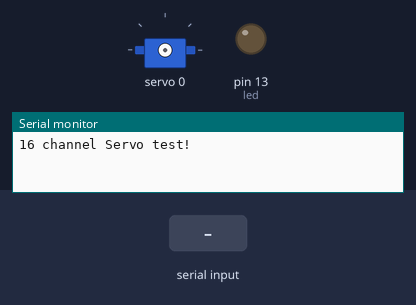
The sketch below on a simulated Arduino Uno, built with avr-gcc and run on an emulated ATmega328P. On the bench: servo, output pins drawn as LEDs (lit = HIGH), the last lines printed to the serial monitor. The inputs (shaded band) are chosen by the test bench.

Above: at 1.2 s.
1.3 s: "90,45\n" received over Serial
At 2.5 s:
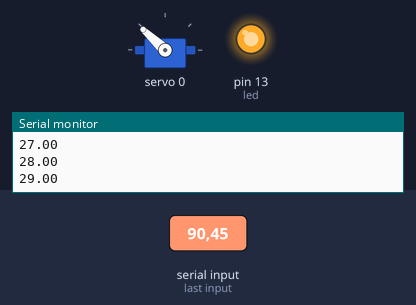
3.4 s: "30,150\n" received over Serial
At 4.6 s:
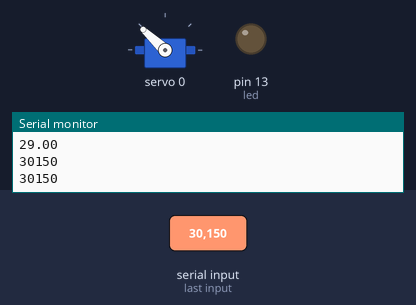
4.9 s: "5\n" received over Serial
At 6.33 s:
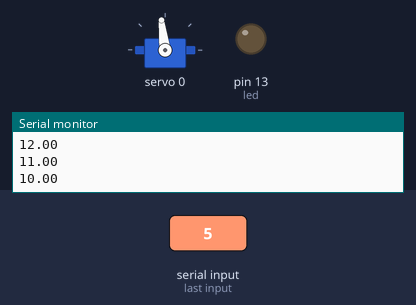
7.9 s: "90\n" received over Serial
At 9.06 s:
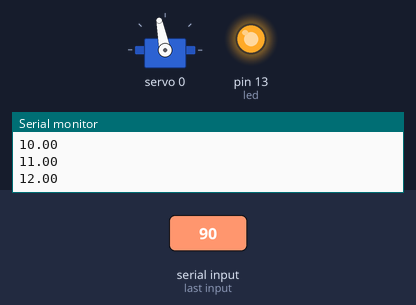
10.7 s: "1,90\n" received over Serial
At 10.86 s:
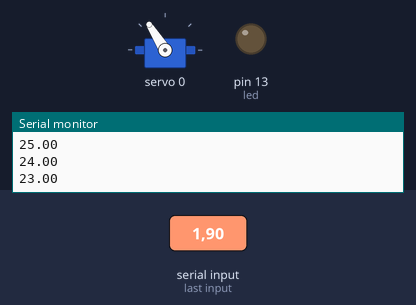
Timing chart, 0 to 13.7 s (numbered marks = the images above; inputs shaded):
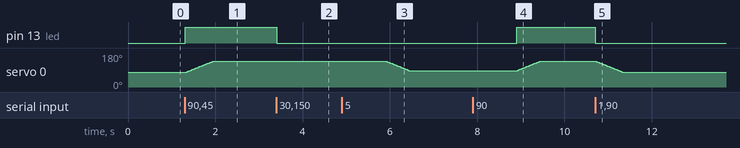

The sketch:

stellarium.ino
```cpp
#include <Wire.h>
#include <Adafruit_PWMServoDriver.h>

Adafruit_PWMServoDriver pwm = Adafruit_PWMServoDriver();

#define SERVO_ANGLE 122
#define SERVO_MIN 150
#define SERVO_MAX 400

//#define SERVOMIN  map(1100, 0, 2000, 0, 4096)
//#define SERVOMAX  map(1900, 0, 2000, 0, 4096)

#define led 13
const float pi = 3.14;
int steps = 100;
int pulselen;

int posA = 0;

float mapfloat(float x, float in_min, float in_max, float out_min, float out_max)
{
  return (x - in_min) * (out_max - out_min) / (in_max - in_min) + out_min;
}

float clip(float value, int min_value, int max_value) {
  float ret = (value<min_value)?min_value:(value>max_value)?max_value:value;
  digitalWrite(led, value!=ret);
  return ret;
}

float absfloat(float number) {
  return (number>0)?number:-number;
}

float directToAngle(float angle, int min_angle, int max_angle, int port, int *pos) {
  angle = clip(angle, min_angle, max_angle);
  for (float current = *pos; absfloat(current-angle)>=0.6; current+=(current-angle<0)?1:-1) {
    Serial.println(current);
    pulselen = mapfloat(current, min_angle, max_angle, 150, 400);
    pwm.setPWM(port, 0, pulselen);
    delay(20);
  }
    pulselen = mapfloat(angle, min_angle, max_angle, 150, 400);
    pwm.setPWM(port, 0, pulselen);
    *pos = angle;
}

void setup() {
  Serial.begin(9600);
  Serial.println("16 channel Servo test!");

  pinMode(led, OUTPUT);

  pwm.begin();

  pwm.setPWMFreq(50);  // Analog servos run at ~50 Hz updates

}

void loop() {
  /*for (float current = 0; current < 1; current+=(1.0/steps)) {
    Serial.println(current);
    pulselen = mapfloat(current, 0, 1, 150, 400);
    Serial.println(pulselen);
    Serial.println("###");
    pwm.setPWM(0, 0, pulselen);
    delay(10);
  }
  digitalWrite(led, HIGH);
  delay(3000);
  digitalWrite(led, LOW);
  for (float current = 1; current > 0; current-=(1.0/steps)) {
    Serial.println(current);
    pulselen = mapfloat(current, 0, 1, 150, 400);
    Serial.println(pulselen);
    Serial.println("###");
    pwm.setPWM(0, 0, pulselen);
    delay(10);
  }
  digitalWrite(led, HIGH);
  delay(3000);
  digitalWrite(led, LOW);
  */
  while (Serial.available() > 0) {
    int longitude = Serial.parseInt();
    int latitude = Serial.parseInt();
    if (Serial.read() == '\n') {
      Serial.print(longitude);
      Serial.println(latitude);
    }
    Serial.print(longitude);
    Serial.println(latitude);
    directToAngle(longitude, -30, 30, 0, &posA);
  }


}
```

Measured:
- after the input at 1.3 s, pin 13 (led): LOW → HIGH at once; servo 0: moves from 77° to 137° over 0.62 s, starting at once
- after the input at 3.4 s, pin 13 (led): HIGH → LOW at once
- after the input at 4.9 s, servo 0: moves from 137° to 87° over 0.51 s, starting after 1.0 s
- after the input at 7.9 s, pin 13 (led): LOW → HIGH after 1.0 s; servo 0: moves from 87° to 137° over 0.51 s, starting after 1.0 s
- after the input at 10.7 s, pin 13 (led): HIGH → LOW at once; servo 0: moves from 137° to 79° over 0.59 s, starting at once
